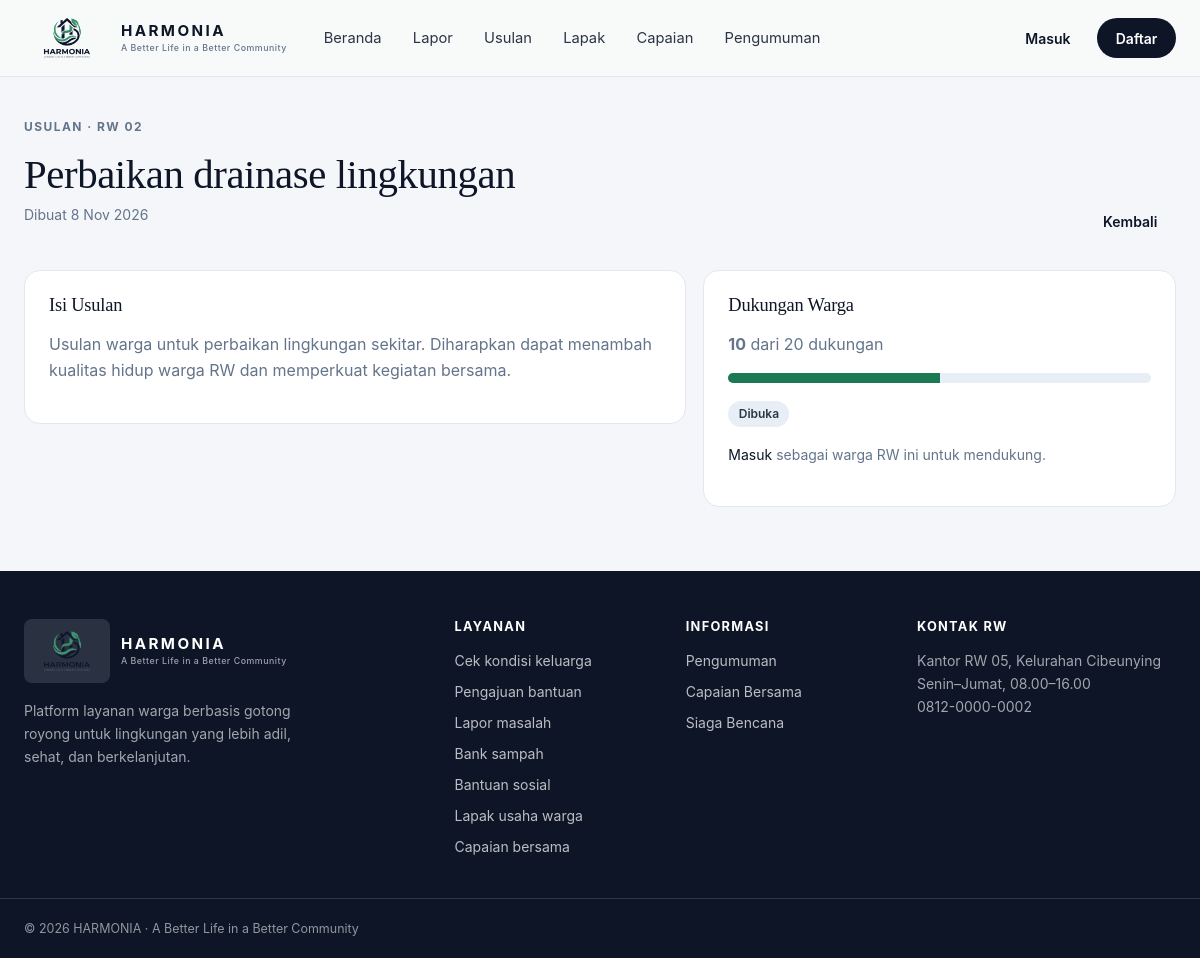
The page /usulan/detail.php?id=5 on the database its author committed.
### tables this page shows
CREATE TABLE proposals (
  id INT AUTO_INCREMENT PRIMARY KEY,
  user_id INT NOT NULL,
  rw_id INT NOT NULL,
  judul VARCHAR(100) NOT NULL,
  deskripsi TEXT NOT NULL,
  target_dukungan INT UNSIGNED NOT NULL DEFAULT 50,
  status ENUM('dibuka','tercapai','diteruskan','ditolak') NOT NULL DEFAULT 'dibuka',
  catatan_petugas VARCHAR(200) NULL,
  created_at DATETIME DEFAULT CURRENT_TIMESTAMP,
  FOREIGN KEY (user_id) REFERENCES users(id) ON DELETE CASCADE,
  FOREIGN KEY (rw_id) REFERENCES rw(id) ON DELETE RESTRICT
);

CREATE TABLE rw (
  id INT AUTO_INCREMENT PRIMARY KEY,
  nama VARCHAR(30) NOT NULL,
  kelurahan VARCHAR(60) NOT NULL,
  created_at DATETIME DEFAULT CURRENT_TIMESTAMP
);

### config/auth.php (called while the page is built, shortened)
<?php
require_once ROOT_DIR . '/includes/helpers.php';
function user(): ?array
{
    return $_SESSION['user'] ?? null;
}

### usulan/detail.php (the view, shortened to what this page needs)
<?php
require_once __DIR__ . '/../config/auth.php';
$id = (int)($_GET['id'] ?? 0);
$st = $pdo->prepare('SELECT p.*, rw.nama AS rw FROM proposals p JOIN rw ON rw.id = p.rw_id WHERE p.id = ?');
$st->execute([$id]);
$p = $st->fetch();
$st = $pdo->prepare('SELECT COUNT(*) FROM proposal_votes WHERE proposal_id = ?');
$st->execute([$id]);
$jumlah = (int)$st->fetchColumn();
$target = max(1, (int)$p['target_dukungan']);
$persen = min(100, (int)round($jumlah / $target * 100));
$u = user();
$sudah = false;
$bolehDukung = $u && $u['role'] === 'warga' && (int)$u['rw_id'] === (int)$p['rw_id']
    && $p['status'] === 'dibuka' && !$sudah;
?>
<?php include ROOT_DIR . '/includes/header.php'; ?>
<section class="dash">
    <div class="container">
        <div class="dash__head">
            <div>
                <p class="eyebrow">Usulan · <?= e($p['rw']) ?></p>
                <h1><?= e($p['judul']) ?></h1>
                <p class="small">Dibuat <?= tanggal($p['created_at']) ?></p>
            </div>
            <a class="btn btn--ghost btn--sm" href="<?= BASE ?>/usulan/index.php">Kembali</a>
        </div>
        <div class="dash-grid">
            <div>
                <div class="panel">
                    <h3>Isi Usulan</h3>
                    <p><?= nl2br(e($p['deskripsi'])) ?></p>
                </div>
            </div>
            <div>
                <div class="panel">
                    <h3>Dukungan Warga</h3>
                    <p><b id="dukungan-<?= $id ?>"><?= $jumlah ?></b> dari <?= $target ?> dukungan</p>
                    <div class="progress" aria-hidden="true"><span id="progress-<?= $id ?>" style="width:<?= $persen ?>%"></span></div>
                    <p class="mt-2" id="status-usulan-<?= $id ?>"><?= status_chip($p['status']) ?></p>
                    <?php if ($bolehDukung) : ?>
                        <button class="btn btn--primary btn--sm mt-2" type="button"
                                data-dukung="<?= $id ?>"
                                data-url="<?= BASE ?>/usulan/dukung.php"
                                data-csrf="<?= csrf_token() ?>"
                                data-target="<?= $target ?>">Dukung usulan ini</button>
                    <?php elseif ($u && $u['role'] === 'warga' && (int)$u['rw_id'] !== (int)$p['rw_id']) : ?>
                        <p class="small muted mt-2">Hanya warga RW yang sama yang dapat mendukung usulan ini.</p>
                    <?php elseif ($sudah) : ?>
                        <p class="small muted mt-2">Anda sudah mendukung usulan ini.</p>
                    <?php elseif ($p['status'] !== 'dibuka') : ?>
                        <p class="small muted mt-2">Dukungan ditutup karena status usulan sudah <?= e(strtolower(STATUS_LABEL[$p['status']])) ?>.</p>
                    <?php elseif (!$u) : ?>
                        <p class="small muted mt-2"><a href="<?= BASE ?>/auth/login.php">Masuk</a> sebagai warga RW ini untuk mendukung.</p>
                    <?php endif; ?>
                </div>
            </div>
        </div>
    </div>
</section>
<?php
include ROOT_DIR . '/includes/footer.php';

### includes/helpers.php (shortened to what this page needs)
<?php
function e($v): string
{
    return htmlspecialchars((string)$v, ENT_QUOTES, 'UTF-8');
}
function tanggal(?string $dt, bool $dengan_jam = false): string
{
    $bulan = [1 => 'Jan', 'Feb', 'Mar', 'Apr', 'Mei', 'Jun', 'Jul', 'Agu', 'Sep', 'Okt', 'Nov', 'Des'];
    $t = strtotime($dt);
    return date('j', $t) . ' ' . $bulan[(int)date('n', $t)] . ' ' . date('Y', $t) . ($dengan_jam ? ' ' . date('H:i', $t) : '');
}
function status_chip(string $status): string
{
    $nada = match ($status) {
        'selesai', 'disetujui', 'tayang', 'tercapai', 'diteruskan', 'aman', 'dicairkan' => 'ok',
        'ditolak', 'butuh_bantuan', 'rentan' => 'warn',
        'diproses', 'diverifikasi', 'dipantau' => 'info',
        default => 'netral',
    };
    return '<span class="chip chip--' . $nada . '">' . e(STATUS_LABEL[$status] ?? $status) . '</span>';
}

### assets/css/style.css (style rules this page uses)
:root { --lime: #B8F53B; --lime-dark: #84cc16; --navy: #0D1527; --navy-hover: #16223D; --slate: #2C3545; --muted: #64748B; --bg: #F4F6F9; --hero: #E8EEF5; --border: #E2E8F0; --white: #fff; --sage: #E7F6ED; --sage-ink: #1B7A53; --sky: #E4F1FD; --sky-ink: #1D68BD; --peach: #FDEEE9; --peach-ink: #C8502B; --lavender: #EFEBF9; --lavender-ink: #6D32D8; --radius: 20px; --radius-sm: 12px; --shadow-soft: 0 16px 36px rgba(13, 21, 39, .06), 0 2px 6px rgba(13, 21, 39, .03); --shadow-lift: 0 24px 48px rgba(13, 21, 39, .12), 0 6px 14px rgba(13, 21, 39, .05); --serif: Georgia, "Times New Roman", Times, serif; --sans: -apple-system, BlinkMacSystemFont, "Segoe UI", Roboto, Helvetica, Arial, sans-serif; }
* { box-sizing: border-box; }
html { scroll-behavior: smooth; }
body { margin: 0; background: var(--bg); color: var(--slate); font: 400 1rem/1.65 var(--sans); -webkit-font-smoothing: antialiased; }
a { color: var(--navy); text-decoration: none; }
h1, h2, h3 { font-family: var(--serif); font-weight: 400; color: var(--navy); line-height: 1.18; margin: 0 0 .6rem; letter-spacing: -.01em; }
h1 { font-size: clamp(2.4rem, 5vw, 4rem); }
h3 { font-size: 1.25rem; }
p { margin: 0 0 1rem; color: var(--muted); }
.container { width: 100%; max-width: 1240px; margin: 0 auto; padding: 0 1.5rem; }
.eyebrow { font-size: .75rem; font-weight: 700; letter-spacing: .12em; text-transform: uppercase; color: var(--muted); margin: 0 0 .9rem; }
.muted { color: var(--muted); }
.small { font-size: .875rem; }
.mt-2 { margin-top: 1rem; }
.btn { display: inline-flex; align-items: center; justify-content: center; gap: .5rem; min-height: 44px; padding: .75rem 1.5rem; border-radius: 9999px; border: 1px solid transparent; font: 600 .95rem var(--sans); cursor: pointer; transition: transform .18s ease, box-shadow .18s ease, background .18s ease, color .18s ease; }
.btn--ghost { background: transparent; color: var(--navy); }
.btn--sm { min-height: 40px; padding: .5rem 1.1rem; font-size: .875rem; }
.chip { display: inline-flex; align-items: center; gap: .35rem; padding: .2rem .65rem; border-radius: 9999px; font-size: .75rem; font-weight: 600; white-space: nowrap; }
.chip--netral { background: var(--hero); color: var(--slate); }
.dash { padding: 2.5rem 0 4rem; }
.dash__head { display: flex; align-items: flex-end; justify-content: space-between; gap: 1.5rem; flex-wrap: wrap; margin-bottom: 1.75rem; }
.dash__head h1 { font-size: clamp(2rem, 3.4vw, 2.75rem); margin-bottom: .2rem; }
.dash-grid { display: grid; grid-template-columns: 1.4fr 1fr; gap: 1.1rem; align-items: stretch; }
.panel { background: #fff; border: 1px solid var(--border); border-radius: 16px; padding: 1.5rem; }
.panel h3 { font-size: 1.15rem; margin-bottom: .9rem; }
.js .reveal { opacity: 0; transform: translateY(24px); transition: opacity .6s ease, transform .6s ease; }
.js .reveal.is-visible { opacity: 1; transform: none; }
.progress { height: 10px; border-radius: 9999px; background: var(--hero); overflow: hidden; }
.progress > span { display: block; height: 100%; background: var(--sage-ink); }

### rows shown on the page
proposals: rw.nama "RW 02", judul "Perbaikan drainase lingkungan", created_at "8 Nov 2026", deskripsi "Usulan warga untuk perbaikan lingkungan sekitar. Diharapkan dapat menambah kualitas hidup warga RW dan memperkuat kegiatan bersama.", target_dukungan "20", status "Dibuka"

### other values the page prints
$label "Beranda"
$label "Lapor"
$label "Usulan"
$label "Lapak"
$label "Capaian"
$label "Pengumuman"
$jumlah "10"
$label "Cek kondisi keluarga"
$label "Pengajuan bantuan"
$label "Lapor masalah"
$label "Bank sampah"
$label "Bantuan sosial"
$label "Lapak usaha warga"
$label "Capaian bersama"
